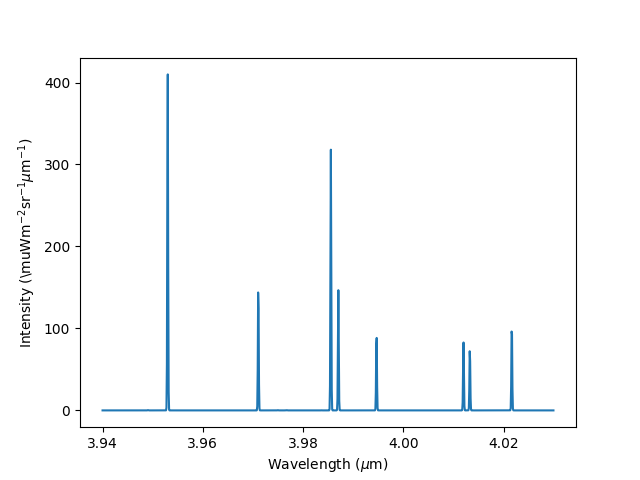

Recreate this plot in Python.
import h3ppy
import matplotlib.pyplot as plt
import numpy as np

# Create the H3+ object
h3p = h3ppy.h3p()

# Define a wavelength range, e.g. typical of an observation of the H3+ Q branch
# Specify the start and end wavelengths, and the number of wavelength elements
wave = h3p.wavegen(3.94, 4.03, 1024)

# Create a H3+ model spectrum for a set of physical parameters 
# Spectral resolution R = 1200
model = h3p.model(density = 1e15, temperature = 550, R = 20000, wavelength = wave)

# Plot the model
fig, ax = plt.subplots()
ax.plot(wave, model * 1e6)
# Automagically set the labels 
ax.set_xlabel(h3p.xlabel())
ax.set_ylabel(h3p.ylabel(prefix = '\mu'))
plt.savefig('nirspec_uranus_prediction.png')
plt.close()